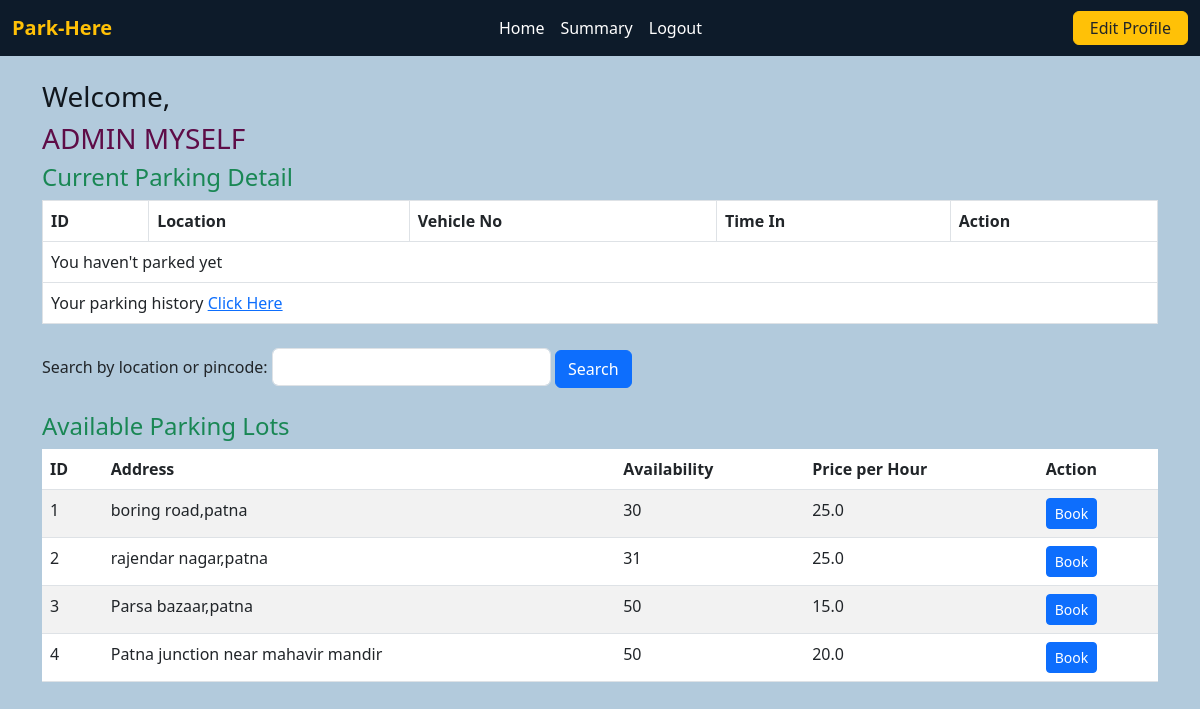
The page /user/dashboard/1 (signed in) on the database as committed earlier.
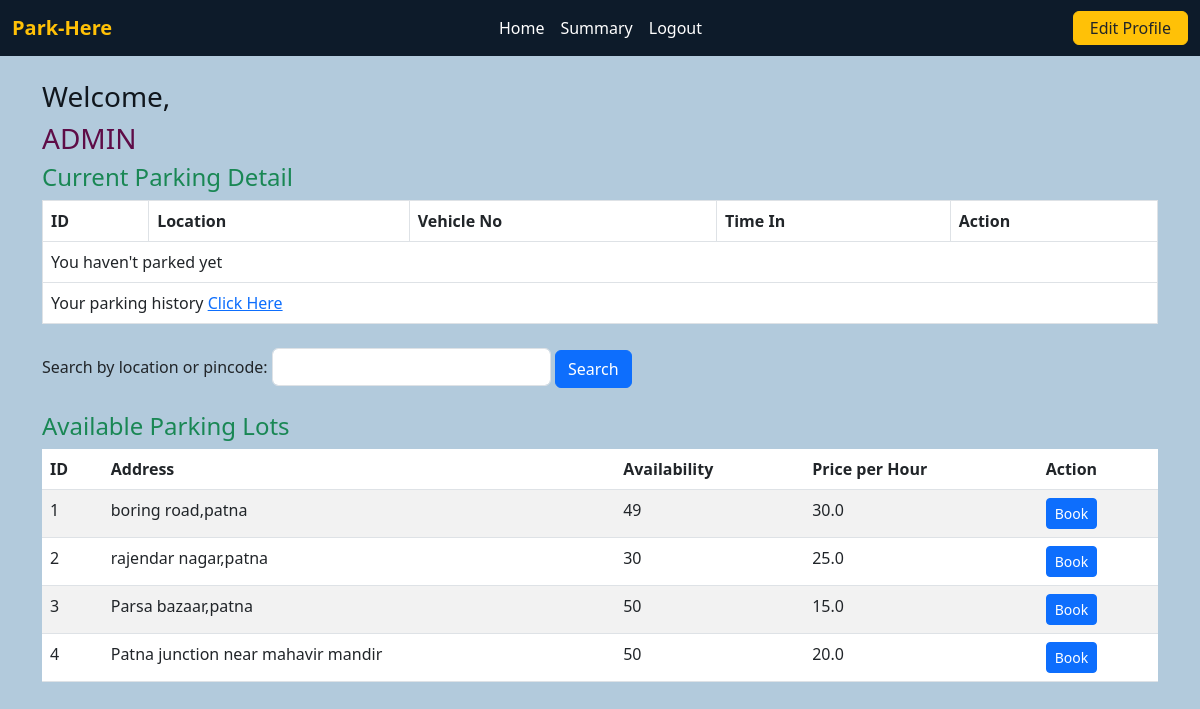
The same page on the database as committed later.
### controllers/model.py (models this page shows)
class User(db.Model,UserMixin):
    id=db.Column(db.Integer,primary_key=True,autoincrement=True)
    name=db.Column(db.String(80),nullable=False)
    email=db.Column(db.String(100),nullable=False,unique=True)
    password=db.Column(db.String(50),nullable=False)
    address=db.Column(db.String(120),nullable=False)
    pincode=db.Column(db.Integer,nullable=False)
    is_admin=db.Column(db.Boolean,default=False)

class ParkingLot(db.Model):
    id = db.Column(db.Integer, primary_key=True)
    name = db.Column(db.String(100))
    address = db.Column(db.String(200))
    pincode = db.Column(db.String(10))
    price_per_hour = db.Column(db.Float)
    max_spots = db.Column(db.Integer)
    spots = db.relationship('ParkingSpot', backref='lot', cascade='all, delete-orphan')

### controllers/user_route.py (the view)
@app.route("/user/dashboard/<int:user_id>", methods=["GET", "POST"])
@login_required
def user_dashboard(user_id):
    user = User.query.get(user_id)
    search = request.args.get('search')
    if search:
        lots = ParkingLot.query.filter(ParkingLot.address.ilike(f"%{search}%") | ParkingLot.pincode.ilike(f"%{search}%")).all()
    else:
        lots = ParkingLot.query.all()
    for lot in lots:
        total_spots = len(lot.spots)
        occupied_spots = int(0)
        for spot in lot.spots:
            if spot.is_occupied:
                occupied_spots = occupied_spots + int(1)
        lot.capacity = total_spots
        lot.occupied = occupied_spots
        lot.remain_spot = lot.capacity-lot.occupied
    history = ParkingSpot.query.filter_by(customer_id=user.id).filter(ParkingSpot.time_in != None).order_by(ParkingSpot.time_in.desc()).all()
    return render_template("user_dashboard.html", user=user, lots=lots, history=history)

### app.py (called while the page is built)
@login_manager.user_loader
def load_user(user_id):
    return User.query.get(user_id)

### templates/user_dashboard.html (shortened to what this page needs)
<!DOCTYPE html>
<html lang="en">
<head>
  <link href="https://cdn.jsdelivr.net/npm/bootstrap@5.3.0/dist/css/bootstrap.min.css" rel="stylesheet">
</head>
<body>
  <nav class="navbar navbar-expand-lg" style="background-color: #0d1b2a;">
    <div class="container-fluid">
      <a class="navbar-brand fw-bold text-warning">Park-Here</a>
      <div class="collapse navbar-collapse justify-content-between" id="navbarContent">
        <ul class="navbar-nav mx-auto mb-2 mb-lg-0">
          <li class="nav-item">
            <a class="nav-link" href="{{ url_for("user_dashboard",user_id=user.id) }}">Home</a>
          </li>
          <li class="nav-item">
            <a class="nav-link" href="{{ url_for('user_summary',user_id=user.id) }}">Summary</a>
          </li>
          <li class="nav-item">
            <a class="nav-link" href="/logout">Logout</a>
          </li>
        </ul>
        <ul class="navbar-nav mb-2 mb-lg-0">
          <li class="nav-item">
            <a button type="button" class="btn btn-warning text-dark px-3 py-1" href="{{ url_for('edit_profile',user_id=user.id) }}">Edit Profile</a>
          </li>
        </ul>
      </div>
    </div>
  </nav>
  <div class="container mt-4">
    <h3 class="welcome">Welcome,</h3>
    <h3 class="user">{{ user.name | upper }}</h3>
    <h4 class="text-success">Current Parking Detail</h4>
    <table class="table table-bordered">
      <thead>
        <tr>
          <th>ID</th>
          <th>Location</th>
          <th>Vehicle No</th>
          <th>Time In</th>
          <th>Action</th>
        </tr>
      </thead>
      <tbody>
        {% for spot in history %}
        <tr>
          <td>{{ spot.id }}</td>
          <td>{{ spot.lot.address }}</td>
          <td>{{ spot.vehicle_number }}</td>
          <td>{{ spot.time_in.strftime('%Y-%m-%d %H:%M') }}</td>
          <td>
            {% if spot.is_occupied %}
            <a href="{{ url_for('release_spot', user_id=user.id, spot_id=spot.id) }}" class="btn btn-danger btn-sm">Release</a>
            {% else %}
              <span class="badge bg-success">Released</span>
            {% endif %}
          </td>
        </tr>
        {% else %}
        <tr>
          <td colspan="5">You haven't parked yet</td>
        </tr>
        {% endfor %}
         <tr>
          <td colspan="5">Your parking history
            <a href="{{ url_for('history', user_id=user.id)}}">Click Here</a></td>
        </tr>
      </tbody>
    </table>
    <form method="get" class="mt-4">
      <label for="search" class="text-Secondary">Search by location or pincode:</label>
      <input type="text" name="search" class="form-control w-25 d-inline">
      <button class="btn btn-primary">Search</button>
    </form>
    <h4 class="mt-4 text-success">Available Parking Lots</h4>
    <table class="table table-striped">
      <thead>
        <tr>
          <th>ID</th>
          <th>Address</th>
          <th>Availability</th>
          <th>Price per Hour</th>
          <th>Action</th>
        </tr>
      </thead>
      <tbody>
        {% for lot in lots %}
        <tr>
          <td>{{ lot.id }}</td>
          <td>{{ lot.address }}</td>
          <td>{{ lot.remain_spot }}</td>
          <td>{{ lot.price_per_hour}}</td>
          <td>
            <a href="{{ url_for('book_spot', user_id=user.id, lot_id=lot.id) }}" class="btn btn-primary btn-sm">Book</a>
          </td>
        </tr>
        {% else %}
        <tr>
          <td colspan="4">No lots found.</td>
        </tr>
        {% endfor %}
      </tbody>
    </table>
  </div>
</body>
</html>

### templates/user_dashboard.html (style rules this page uses)
.navbar { background-color: #1f1f1f; }
.nav-link { color: white !important; }
.welcome { color: rgba(2, 6, 12, 0.92); }
.user { color: #5e0c47; }
body { background-color: #b2cadc; }

Rows that differ between the two databases and show on the page:
changed User: name "ADMIN MYSELF" → "ADMIN"
changed ParkingLot "boring road,patna": remain_spot "30" → "49"; price_per_hour "25.0" → "30.0"
computed for ParkingLot "rajendar nagar,patna": remain_spot "31" → "30"
